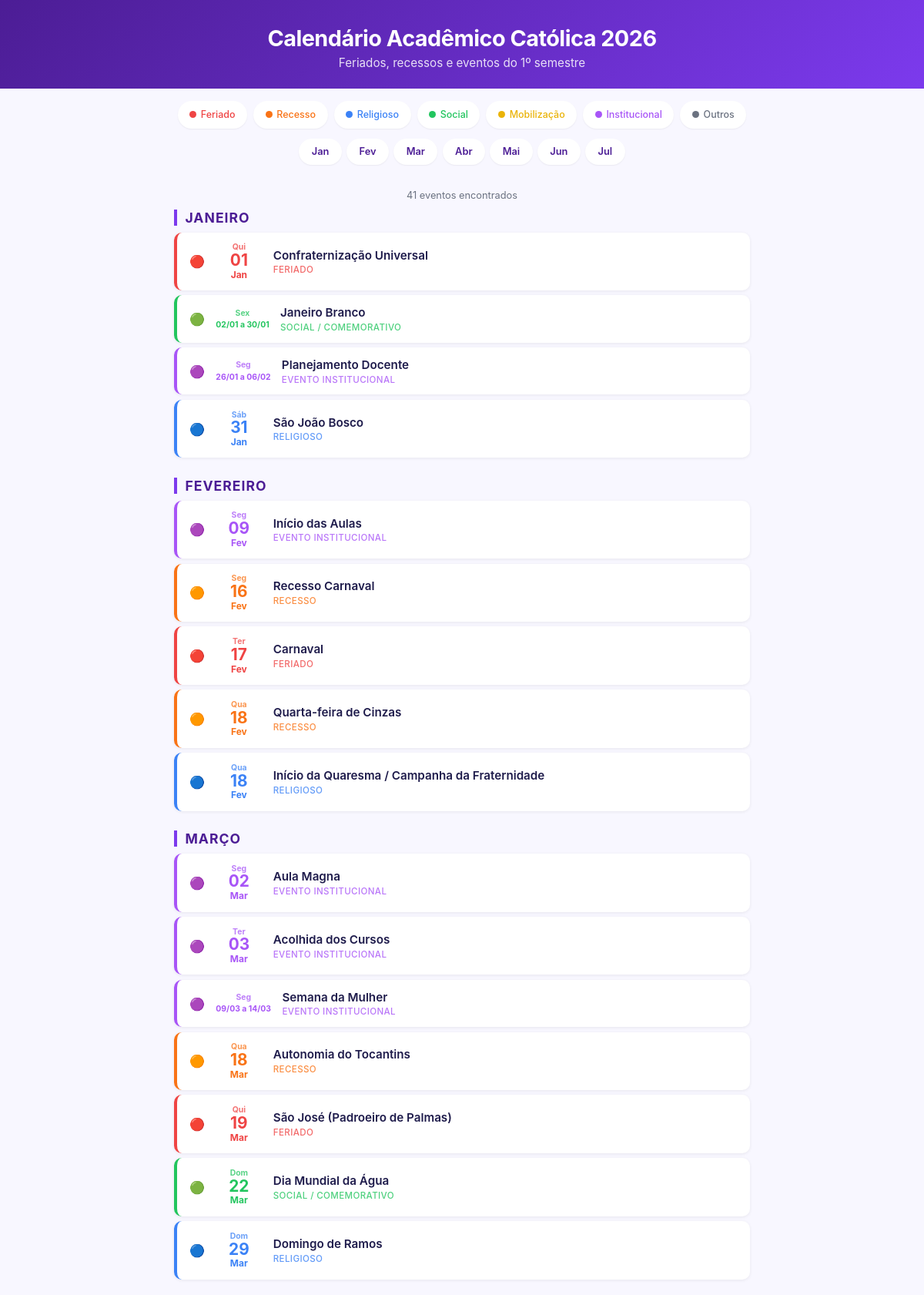
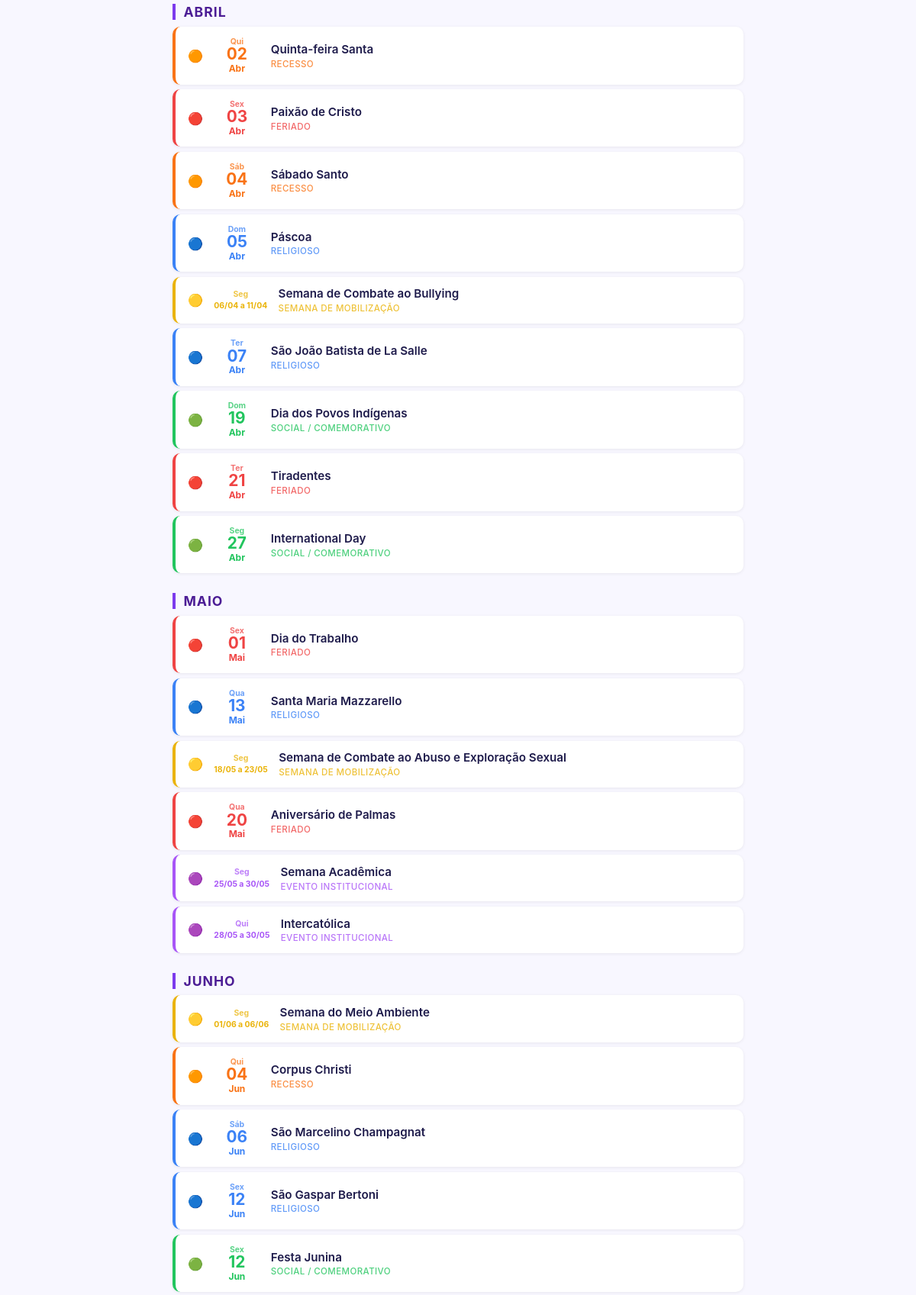
The page / (upper part) on the database its author committed (2 pictures, top to bottom).
### calendario/models.py (models this page shows, shortened)
class Evento(models.Model):
    CATEGORIA_CHOICES = [
        ('feriado', 'Feriado'),
        ('recesso', 'Recesso'),
        ('religioso', 'Religioso'),
        ('social', 'Social / Comemorativo'),
        ('mobilizacao', 'Semana de Mobilização'),
        ('institucional', 'Evento Institucional'),
        ('outro', 'Outro'),
    ]
    CORES = {
        'feriado': '#ef4444',
        'recesso': '#f97316',
        'religioso': '#3b82f6',
        'social': '#22c55e',
        'mobilizacao': '#eab308',
        'institucional': '#a855f7',
        'outro': '#6b7280',
    }
    ICONES = {
        'feriado': '🔴',
        'recesso': '🟠',
        'religioso': '🔵',
        'social': '🟢',
        'mobilizacao': '🟡',
        'institucional': '🟣',
        'outro': '📌',
    }
    titulo = models.CharField(max_length=200)
    data_inicio = models.DateField()
    data_fim = models.DateField(null=True, blank=True)
    categoria = models.CharField(max_length=20, choices=CATEGORIA_CHOICES)
    descricao = models.TextField(blank=True)
    class Meta:
        ordering = ['data_inicio']
        verbose_name = 'Evento'
        verbose_name_plural = 'Eventos'
    @property
    def cor(self):
        return self.CORES.get(self.categoria, '#6b7280')
    @property
    def icone(self):
        return self.ICONES.get(self.categoria, '📌')
    @property
    def e_multiplos_dias(self):
        return self.data_fim is not None and self.data_fim != self.data_inicio
    @property
    def data_exibicao(self):
        if self.e_multiplos_dias:
            return f"{self.data_inicio.strftime('%d/%m')} a {self.data_fim.strftime('%d/%m')}"
        return self.data_inicio.strftime('%d/%m')
    @property
    def dia_semana(self):
        DIAS_PT = ['Seg', 'Ter', 'Qua', 'Qui', 'Sex', 'Sáb', 'Dom']
        return DIAS_PT[self.data_inicio.weekday()]

### calendario/views.py (the view)
def index(request):
    categoria_filtro = request.GET.get('categoria', '')
    mes_filtro = request.GET.get('mes', '')
    eventos = Evento.objects.all()
    if categoria_filtro:
        eventos = eventos.filter(categoria=categoria_filtro)
    if mes_filtro:
        eventos = eventos.filter(data_inicio__month=mes_filtro)
    meses_disponiveis = (
        Evento.objects.values_list('data_inicio__month', flat=True)
        .distinct()
        .order_by('data_inicio__month')
    )
    meses = [{'num': m, 'nome': MESES_PT[m], 'abrev': MESES_PT[m][:3]} for m in meses_disponiveis]
    eventos_por_mes = []
    for mes_num, grupo in groupby(eventos, key=lambda e: e.data_inicio.month):
        eventos_por_mes.append({
            'mes': MESES_PT[mes_num],
            'mes_num': mes_num,
            'eventos': list(grupo),
        })
    return render(request, 'calendario/index.html', {
        'eventos_por_mes': eventos_por_mes,
        'categorias': Evento.CATEGORIA_CHOICES,
        'categoria_filtro': categoria_filtro,
        'mes_filtro': mes_filtro,
        'meses': meses,
        'total': eventos.count(),
    })

### calendario/templates/calendario/index.html (shortened to what this page needs)
<!DOCTYPE html>
<html lang="pt-br">
<head>
</head>
<body>
<header>
    <h1>Calendário Acadêmico Católica 2026</h1>
    <p>Feriados, recessos e eventos do 1º semestre</p>
</header>
<div class="filtros">
    <div class="legenda">
        <a href="?{% if mes_filtro %}mes={{ mes_filtro }}&{% endif %}categoria=feriado" class="legenda-item {% if categoria_filtro == 'feriado' %}ativo{% endif %}" style="color:#ef4444">
            <span class="dot" style="background:#ef4444"></span> Feriado
        </a>
        <a href="?{% if mes_filtro %}mes={{ mes_filtro }}&{% endif %}categoria=recesso" class="legenda-item {% if categoria_filtro == 'recesso' %}ativo{% endif %}" style="color:#f97316">
            <span class="dot" style="background:#f97316"></span> Recesso
        </a>
        <a href="?{% if mes_filtro %}mes={{ mes_filtro }}&{% endif %}categoria=religioso" class="legenda-item {% if categoria_filtro == 'religioso' %}ativo{% endif %}" style="color:#3b82f6">
            <span class="dot" style="background:#3b82f6"></span> Religioso
        </a>
        <a href="?{% if mes_filtro %}mes={{ mes_filtro }}&{% endif %}categoria=social" class="legenda-item {% if categoria_filtro == 'social' %}ativo{% endif %}" style="color:#22c55e">
            <span class="dot" style="background:#22c55e"></span> Social
        </a>
        <a href="?{% if mes_filtro %}mes={{ mes_filtro }}&{% endif %}categoria=mobilizacao" class="legenda-item {% if categoria_filtro == 'mobilizacao' %}ativo{% endif %}" style="color:#eab308">
            <span class="dot" style="background:#eab308"></span> Mobilização
        </a>
        <a href="?{% if mes_filtro %}mes={{ mes_filtro }}&{% endif %}categoria=institucional" class="legenda-item {% if categoria_filtro == 'institucional' %}ativo{% endif %}" style="color:#a855f7">
            <span class="dot" style="background:#a855f7"></span> Institucional
        </a>
        <a href="?{% if mes_filtro %}mes={{ mes_filtro }}&{% endif %}categoria=outro" class="legenda-item {% if categoria_filtro == 'outro' %}ativo{% endif %}" style="color:#6b7280">
            <span class="dot" style="background:#6b7280"></span> Outros
        </a>
    </div>
    <div class="meses-barra">
        {% for mes in meses %}
        <a href="?{% if categoria_filtro %}categoria={{ categoria_filtro }}&{% endif %}mes={{ mes.num }}"
           class="mes-btn {% if mes_filtro == mes.num|stringformat:'i' %}ativo{% endif %}">
            {{ mes.abrev }}
        </a>
        {% endfor %}
    </div>
</div>
<main>
    {% if eventos_por_mes %}
        <div class="total">{{ total }} evento{{ total|pluralize:"s" }} encontrado{{ total|pluralize:"s" }}</div>
        {% for bloco in eventos_por_mes %}
        <div class="mes-bloco">
            <div class="mes-titulo">{{ bloco.mes }}</div>
            <div class="eventos-lista">
                {% for evento in bloco.eventos %}
                <div class="card" style="--cor: {{ evento.cor }}">
                    <div class="card-icone">{{ evento.icone }}</div>
                    <div class="card-data">
                        {% if evento.e_multiplos_dias %}
                            <span class="diasem">{{ evento.dia_semana }}</span>
                            <span style="font-size:0.65rem">{{ evento.data_exibicao }}</span>
                        {% else %}
                            <span class="diasem">{{ evento.dia_semana }}</span>
                            <span class="dia">{{ evento.data_inicio.day|stringformat:"02d" }}</span>
                            <span>{{ evento.data_inicio|date:"M" }}</span>
                        {% endif %}
                    </div>
                    <div class="card-info">
                        <div class="card-titulo">{{ evento.titulo }}</div>
                        <div class="card-categoria">{{ evento.get_categoria_display }}</div>
                    </div>
                </div>
                {% endfor %}
            </div>
        </div>
        {% endfor %}
    {% else %}
        <div class="vazio">Nenhum evento encontrado.</div>
    {% endif %}
</main>
</body>
</html>

### calendario/templates/calendario/index.html (style rules this page uses)
* { box-sizing: border-box; margin: 0; padding: 0; }
body { font-family: -apple-system, BlinkMacSystemFont, 'Segoe UI', sans-serif; background: #f8f7ff; color: #1e1b4b; min-height: 100vh; }
header { background: linear-gradient(135deg, #4c1d95 0%, #7c3aed 100%); color: white; padding: 1.5rem 1rem 1.2rem; text-align: center; }
header h1 { font-size: 1.4rem; font-weight: 700; letter-spacing: -0.5px; }
header p { margin-top: 0.3rem; opacity: 0.85; font-size: 0.85rem; }
.filtros { position: sticky; top: 0; z-index: 10; background: white; box-shadow: 0 2px 8px rgba(0,0,0,0.08); padding-bottom: 0.5rem; }
.legenda { display: flex; overflow-x: auto; gap: 0.5rem; padding: 0.7rem 1rem 0; scrollbar-width: none; touch-action: pan-x; overscroll-behavior-x: contain; }
.legenda-item { display: flex; align-items: center; gap: 0.35rem; flex-shrink: 0; font-size: 0.78rem; font-weight: 500; background: #f8f7ff; border-radius: 20px; padding: 0.4rem 0.85rem; min-height: 36px; box-shadow: 0 1px 2px rgba(0,0,0,0.06); border: 2px solid transparent; text-decoration: none; color: inherit; white-space: nowrap; -webkit-tap-highlight-color: transparent; }
.dot { width: 9px; height: 9px; border-radius: 50%; flex-shrink: 0; }
.meses-barra { display: flex; overflow-x: auto; gap: 0.4rem; padding: 0.45rem 1rem 0; scrollbar-width: none; touch-action: pan-x; overscroll-behavior-x: contain; }
.mes-btn { flex-shrink: 0; white-space: nowrap; padding: 0.32rem 0.9rem; min-height: 34px; border-radius: 20px; font-size: 0.8rem; font-weight: 600; background: #f8f7ff; color: #4c1d95; text-decoration: none; box-shadow: 0 1px 2px rgba(0,0,0,0.06); border: 2px solid transparent; display: flex; align-items: center; -webkit-tap-highlight-color: transparent; }
main { max-width: 780px; margin: 0 auto; padding: 1rem 0.75rem 5rem; }
.mes-bloco { margin-bottom: 1.6rem; }
.mes-titulo { font-size: 0.9rem; font-weight: 700; color: #4c1d95; border-left: 4px solid #7c3aed; padding-left: 0.65rem; margin-bottom: 0.55rem; text-transform: uppercase; letter-spacing: 1px; }
.eventos-lista { display: flex; flex-direction: column; gap: 0.4rem; }
.card { display: flex; align-items: center; gap: 0.65rem; background: white; border-radius: 10px; padding: 0.7rem 0.85rem; box-shadow: 0 1px 4px rgba(0,0,0,0.07); border-left: 4px solid var(--cor); -webkit-tap-highlight-color: transparent; }
.card-data { min-width: 48px; text-align: center; font-size: 0.68rem; font-weight: 700; color: var(--cor); line-height: 1.3; flex-shrink: 0; }
.card-data .dia { font-size: 1.2rem; line-height: 1; display: block; }
.card-data .diasem { font-size: 0.65rem; font-weight: 700; display: block; opacity: 0.75; }
.card-info { flex: 1; min-width: 0; }
.card-titulo { font-size: 0.88rem; font-weight: 600; line-height: 1.3; }
.card-categoria { margin-top: 0.12rem; font-size: 0.68rem; font-weight: 500; color: var(--cor); opacity: 0.8; text-transform: uppercase; letter-spacing: 0.4px; }
.card-icone { font-size: 1rem; flex-shrink: 0; }
.total { text-align: center; font-size: 0.8rem; color: #6b7280; padding: 0.5rem 0 0.7rem; }
@media (min-width: 600px) { header { padding: 2rem 1.5rem 1.5rem; } }
@media (min-width: 600px) { header h1 { font-size: 1.8rem; } }
@media (min-width: 600px) { header p { font-size: 0.95rem; } }
@media (min-width: 600px) { .filtros { position: static; box-shadow: none; background: transparent; padding-bottom: 0; } }
@media (min-width: 600px) { .legenda { flex-wrap: wrap; justify-content: center; overflow-x: unset; padding: 1rem 1.5rem 0; } }
@media (min-width: 600px) { .legenda-item { background: white; } }
@media (min-width: 600px) { .meses-barra { flex-wrap: wrap; justify-content: center; overflow-x: unset; padding: 0.8rem 1.5rem 0; } }
@media (min-width: 600px) { .mes-btn { background: white; } }
@media (min-width: 600px) { .card { gap: 0.9rem; padding: 0.8rem 1rem; } }
@media (min-width: 600px) { .card-data { min-width: 60px; font-size: 0.75rem; } }
@media (min-width: 600px) { .card-data .dia { font-size: 1.3rem; } }
@media (min-width: 600px) { .card-titulo { font-size: 0.95rem; } }
@media (min-width: 600px) { .card-categoria { font-size: 0.72rem; } }
@media (min-width: 600px) { .mes-titulo { font-size: 1.1rem; } }
@media (min-width: 600px) { main { padding: 1.5rem 1rem 3rem; } }

### rows shown on the page
Evento: icone "🔴", dia_semana "Qui", data_inicio.day "01", data_inicio "Jan", titulo "Confraternização Universal", categoria "FERIADO"
Evento: icone "🟢", dia_semana "Sex", data_exibicao "02/01 a 30/01", titulo "Janeiro Branco", categoria "SOCIAL / COMEMORATIVO"
Evento: icone "🟣", dia_semana "Seg", data_exibicao "26/01 a 06/02", titulo "Planejamento Docente", categoria "EVENTO INSTITUCIONAL"
Evento: icone "🔵", dia_semana "Sáb", data_inicio.day "31", data_inicio "Jan", titulo "São João Bosco", categoria "RELIGIOSO"
Evento: icone "🟣", dia_semana "Seg", data_inicio.day "09", data_inicio "Fev", titulo "Início das Aulas", categoria "EVENTO INSTITUCIONAL"
Evento: icone "🟠", dia_semana "Seg", data_inicio.day "16", data_inicio "Fev", titulo "Recesso Carnaval", categoria "RECESSO"
Evento: icone "🔴", dia_semana "Ter", data_inicio.day "17", data_inicio "Fev", titulo "Carnaval", categoria "FERIADO"
Evento: icone "🟠", dia_semana "Qua", data_inicio.day "18", data_inicio "Fev", titulo "Quarta-feira de Cinzas", categoria "RECESSO"
Evento: icone "🔵", dia_semana "Qua", data_inicio.day "18", data_inicio "Fev", titulo "Início da Quaresma / Campanha da Fraternidade", categoria "RELIGIOSO"
Evento: icone "🟣", dia_semana "Seg", data_inicio.day "02", data_inicio "Mar", titulo "Aula Magna", categoria "EVENTO INSTITUCIONAL"
Evento: icone "🟣", dia_semana "Ter", data_inicio.day "03", data_inicio "Mar", titulo "Acolhida dos Cursos", categoria "EVENTO INSTITUCIONAL"
Evento: icone "🟣", dia_semana "Seg", data_exibicao "09/03 a 14/03", titulo "Semana da Mulher", categoria "EVENTO INSTITUCIONAL"
Evento: icone "🟠", dia_semana "Qua", data_inicio.day "18", data_inicio "Mar", titulo "Autonomia do Tocantins", categoria "RECESSO"
Evento: icone "🔴", dia_semana "Qui", data_inicio.day "19", data_inicio "Mar", titulo "São José (Padroeiro de Palmas)", categoria "FERIADO"
Evento: icone "🟢", dia_semana "Dom", data_inicio.day "22", data_inicio "Mar", titulo "Dia Mundial da Água", categoria "SOCIAL / COMEMORATIVO"
Evento: icone "🔵", dia_semana "Dom", data_inicio.day "29", data_inicio "Mar", titulo "Domingo de Ramos", categoria "RELIGIOSO"
Evento: icone "🟠", dia_semana "Qui", data_inicio.day "02", data_inicio "Abr", titulo "Quinta-feira Santa", categoria "RECESSO"
Evento: icone "🔴", dia_semana "Sex", data_inicio.day "03", data_inicio "Abr", titulo "Paixão de Cristo", categoria "FERIADO"
Evento: icone "🟠", dia_semana "Sáb", data_inicio.day "04", data_inicio "Abr", titulo "Sábado Santo", categoria "RECESSO"
Evento: icone "🔵", dia_semana "Dom", data_inicio.day "05", data_inicio "Abr", titulo "Páscoa", categoria "RELIGIOSO"
Evento: icone "🟡", dia_semana "Seg", data_exibicao "06/04 a 11/04", titulo "Semana de Combate ao Bullying", categoria "SEMANA DE MOBILIZAÇÃO"
Evento: icone "🔵", dia_semana "Ter", data_inicio.day "07", data_inicio "Abr", titulo "São João Batista de La Salle", categoria "RELIGIOSO"
Evento: icone "🟢", dia_semana "Dom", data_inicio.day "19", data_inicio "Abr", titulo "Dia dos Povos Indígenas", categoria "SOCIAL / COMEMORATIVO"
Evento: icone "🔴", dia_semana "Ter", data_inicio.day "21", data_inicio "Abr", titulo "Tiradentes", categoria "FERIADO"
Evento: icone "🟢", dia_semana "Seg", data_inicio.day "27", data_inicio "Abr", titulo "International Day", categoria "SOCIAL / COMEMORATIVO"
Evento: icone "🔴", dia_semana "Sex", data_inicio.day "01", data_inicio "Mai", titulo "Dia do Trabalho", categoria "FERIADO"
Evento: icone "🔵", dia_semana "Qua", data_inicio.day "13", data_inicio "Mai", titulo "Santa Maria Mazzarello", categoria "RELIGIOSO"
Evento: icone "🟡", dia_semana "Seg", data_exibicao "18/05 a 23/05", titulo "Semana de Combate ao Abuso e Exploração Sexual", categoria "SEMANA DE MOBILIZAÇÃO"
Evento: icone "🔴", dia_semana "Qua", data_inicio.day "20", data_inicio "Mai", titulo "Aniversário de Palmas", categoria "FERIADO"
Evento: icone "🟣", dia_semana "Seg", data_exibicao "25/05 a 30/05", titulo "Semana Acadêmica", categoria "EVENTO INSTITUCIONAL"
Evento: icone "🟣", dia_semana "Qui", data_exibicao "28/05 a 30/05", titulo "Intercatólica", categoria "EVENTO INSTITUCIONAL"
Evento: icone "🟡", dia_semana "Seg", data_exibicao "01/06 a 06/06", titulo "Semana do Meio Ambiente", categoria "SEMANA DE MOBILIZAÇÃO"
Evento: icone "🟠", dia_semana "Qui", data_inicio.day "04", data_inicio "Jun", titulo "Corpus Christi", categoria "RECESSO"
Evento: icone "🔵", dia_semana "Sáb", data_inicio.day "06", data_inicio "Jun", titulo "São Marcelino Champagnat", categoria "RELIGIOSO"
Evento: icone "🔵", dia_semana "Sex", data_inicio.day "12", data_inicio "Jun", titulo "São Gaspar Bertoni", categoria "RELIGIOSO"
Evento: icone "🟢", dia_semana "Sex", data_inicio.day "12", data_inicio "Jun", titulo "Festa Junina", categoria "SOCIAL / COMEMORATIVO"

### other values the page prints
{{ mes.abrev }} "Jan" "Fev" "Mar" "Abr" "Mai" "Jun" "Jul"
{{ total }} "41"
{{ bloco.mes }} "JANEIRO" "FEVEREIRO" "MARÇO" "ABRIL" "MAIO" "JUNHO"
